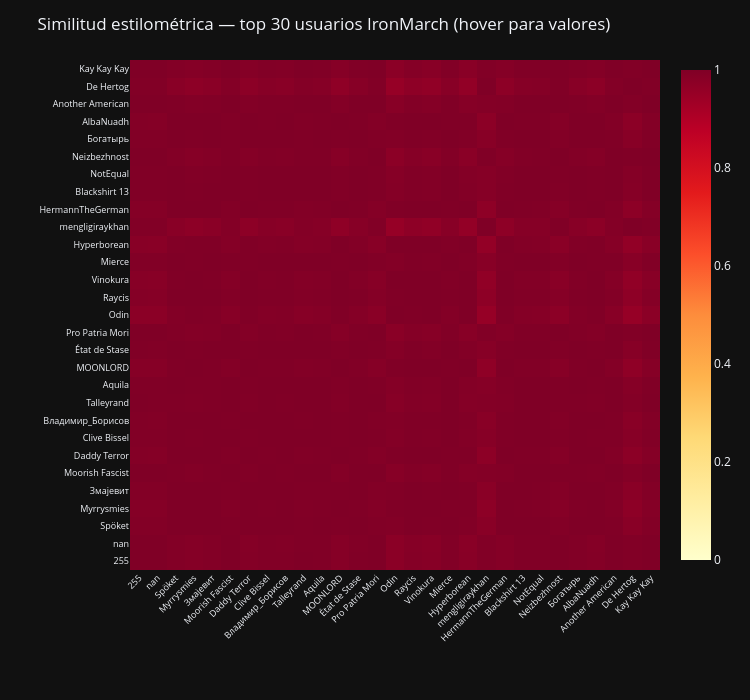

Notebook cell for this chart:
### Code cell
# Calcular matriz de similitud estilométrica — heatmap plotly interactivo
import plotly.graph_objects as go

if len(stylo_sample) > 0 and stylo_sample['userid'].nunique() >= 2:
    sim_matrix = compare_users(stylo_sample, user_col='userid', text_col='text')
    print(f"Matriz de similitud: {sim_matrix.shape[0]}×{sim_matrix.shape[1]}")

    top_30 = user_counts[user_counts >= 10].nlargest(30).index
    top_30 = [u for u in top_30 if u in sim_matrix.index]
    sim_sub = sim_matrix.loc[top_30, top_30]
    # str() defensivo por si algún username es NaN
    labels = [str(uid_to_name.get(u, u))[:18] for u in sim_sub.index]

    fig = go.Figure(go.Heatmap(
        z=sim_sub.values,
        x=labels,
        y=labels,
        colorscale='YlOrRd',
        zmin=0, zmax=1,
        hovertemplate='%{y} vs %{x}<br>similitud=%{z:.3f}<extra></extra>',
    ))
    fig.update_layout(
        title='Similitud estilométrica — top 30 usuarios IronMarch (hover para valores)',
        template='plotly_dark',
        height=700, width=750,
        xaxis=dict(tickangle=-45, tickfont=dict(size=9)),
        yaxis=dict(tickfont=dict(size=9)),
        margin=dict(l=130, r=20, t=60, b=130),
    )
    fig.show()
else:
    print("Muestra insuficiente para cálculo estilométrico.")

### Figure 1 — Plotly figure (JSON) as saved in the notebook; plotly's stock layout.template omitted (floating-point values rounded to 4 significant figures; data arrays with more than 128 entries replaced by an {"elided": "..."} marker saying what was removed)
{"data": [{"colorscale": [[0.0, "rgb(255,255,204)"], [0.125, "rgb(255,237,160)"], [0.25, "rgb(254,217,118)"], [0.375, "rgb(254,178,76)"], [0.5, "rgb(253,141,60)"], [0.625, "rgb(252,78,42)"], [0.75, "rgb(227,26,28)"], [0.875, "rgb(189,0,38)"], [1.0, "rgb(128,0,38)"]], "hovertemplate": "%{y} vs %{x}<br>similitud=%{z:.3f}<extra></extra>", "type": "heatmap", "x": ["255", "nan", "Spöket", "Myrrysmies", "Змајевит", "Moorish Fascist", "Daddy Terror", "Clive Bissel", "Владимир_Борисов", "Talleyrand", "Aquila", "MOONLORD", "État de Stase", "Pro Patria Mori", "Odin", "Raycis", "Vinokura", "Mierce", "Hyperborean", "mengligiraykhan", "HermannTheGerman", "Blackshirt 13", "nan", "NotEqual", "Neizbezhnost", "Богатырь", "AlbaNuadh", "Another American", "De Hertog", "Kay Kay Kay"], "y": ["255", "nan", "Spöket", "Myrrysmies", "Змајевит", "Moorish Fascist", "Daddy Terror", "Clive Bissel", "Владимир_Борисов", "Talleyrand", "Aquila", "MOONLORD", "État de Stase", "Pro Patria Mori", "Odin", "Raycis", "Vinokura", "Mierce", "Hyperborean", "mengligiraykhan", "HermannTheGerman", "Blackshirt 13", "nan", "NotEqual", "Neizbezhnost", "Богатырь", "AlbaNuadh", "Another American", "De Hertog", "Kay Kay Kay"], "z": {"elided": "30x30 float values"}, "zmax": 1, "zmin": 0}], "layout": {"height": 700, "margin": {"b": 130, "l": 130, "r": 20, "t": 60}, "title": {"text": "Similitud estilométrica — top 30 usuarios IronMarch (hover para valores)"}, "width": 750, "xaxis": {"tickangle": -45, "tickfont": {"size": 9}}, "yaxis": {"tickfont": {"size": 9}}}}
